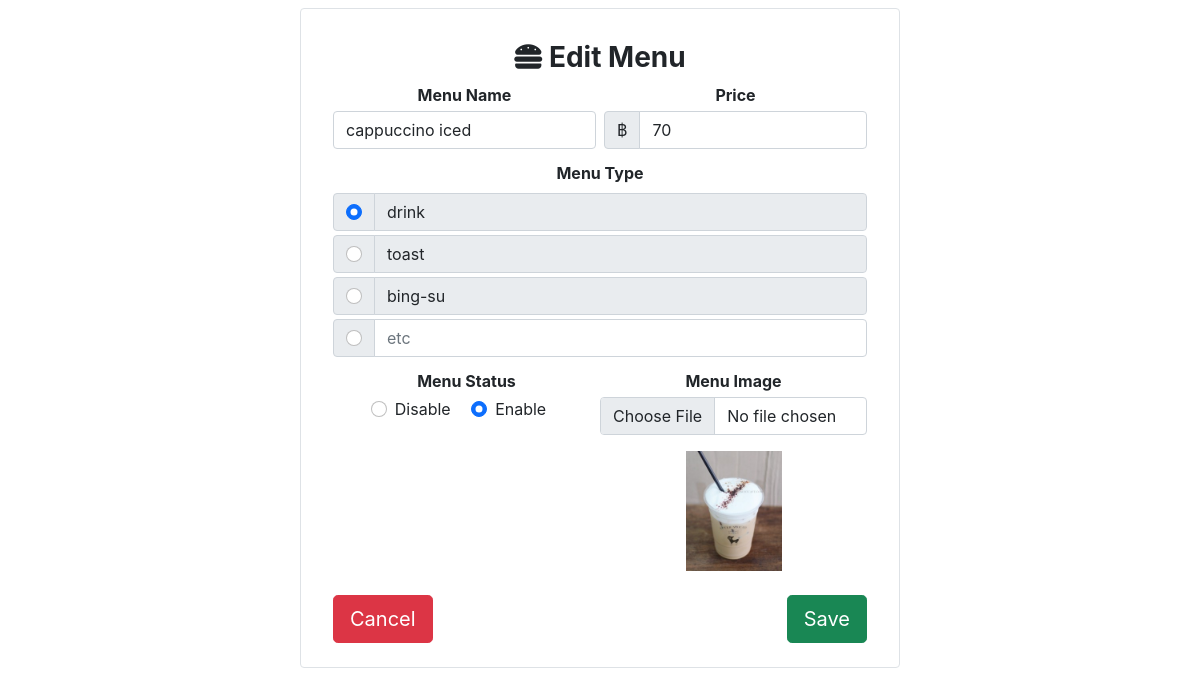
The page /pos_hunsa/public/index.php?pg=menu-edit&id=2 (signed in) on the database its author committed.
### tables this page shows
CREATE TABLE `menu_info` (
  `menu_id` int(11) NOT NULL,
  `menu_name` text NOT NULL,
  `menu_price` int(11) NOT NULL,
  `disable` tinyint(4) NOT NULL,
  `menu_type` text NOT NULL,
  `menu_img` text NOT NULL
);

### pos_hunsa/app/core/init.php (called while the page is built, shortened)
<?php
require "../app/core/functions.php";
require "../app/core/database.php";
require "../app/core/model.php";
function my_function($classname)
{
	$filename = "../app/models/".ucfirst($classname) . ".php";
}

### pos_hunsa/app/core/model.php (called while the page is built, shortened)
<?php
class Model extends Database
{
	public function first($data)
	{
		$keys = array_keys($data);
		$query = "select * from $this->table where ";
		foreach ($keys as $key) {
			$query .= "$key = :$key && ";
		}
		$query = trim($query,"&& ");
		$db = new Database;
		if($res = $db->query($query,$data))
		{
			return $res[0];
		}
		return false;
	}
}

### pos_hunsa/app/core/database.php (called while the page is built)
<?php
class Database
{
	private function db_connect(){
		$DBHOST = "localhost";
		$DBNAME = "pos_hunsa";
		$DBUSER = "root";
		$DBPASS = "";
		$DBDRIVER = "mysql";
		try{
			$con = new PDO("$DBDRIVER:host=$DBHOST;dbname=$DBNAME",$DBUSER,$DBPASS);
		}catch(PDOException $e){
			echo $e->getMessage();
		}
		return $con;
	}
	public function query($query,$data = array())
	{
		$con = $this->db_connect();
		$smt = $con->prepare($query);
		$check = $smt->execute($data);
		if($check)
		{
			$result = $smt->fetchAll(PDO::FETCH_ASSOC);
			if(is_array($result) && count($result) > 0){
				return $result;
			}
		}
		return false;
	}
}

### pos_hunsa/app/core/functions.php (called while the page is built, shortened)
<?php
function set_value($key,$default = "")
{
	return $default;
}

### pos_hunsa/app/models/Menu_info.php (called while the page is built, shortened)
<?php
class Menu_info extends Model
{
    protected $table = "menu_info";
    public function get_menu_type()
    {
        $query = "select DISTINCT menu_type from $this->table";
        $db = new Database;
        return $db->query($query);
    }
}

### pos_hunsa/app/views/menu/menu-edit.view.php (the view, shortened to what this page needs)
<div class="container-fluid border rounded p-4 m-2 col-lg-6 mx-auto">
	<?php if (!empty($row)) : ?>
		<form method="post" enctype="multipart/form-data" class="overflow-auto">
			<div class="m-2">
				<h3><i class="fa fa-hamburger"></i> Edit Menu</h3>
				<div class="card-editing">
					<div class="me-1 w-50 float-start">
						<div class="form-label">
							<p class="m-1">Menu Name</p>
							<input value="<?= set_value('menu_name', $row['menu_name']) ?>" name="menu_name" type="text" class="form-control <?= !empty($errors['menu_name']) ? 'border-danger' : '' ?>" id="productControlInput1" placeholder="Menu Name">
						</div>
					</div>
					<div class="ms-1 w-50 float-end">
						<div class="form-label">
							<p class="m-1">Price</p>
							<div class="input-group">
								<span class="input-group-text">฿</span>
								<input name="menu_price" value="<?= set_value('menu_price', $row['menu_price']) ?>" type="number" min="1" class="form-control <?= !empty($errors['menu_price']) ? 'border-danger' : '' ?>" placeholder="Price" aria-label="menu_price">
							</div>
						</div>
					</div>
				</div>
				<div class="form-label">
					<p class="m-1">Menu Type</p>
				</div>
				<?php
				foreach ($menu_type as $type) :
				?>
					<div class="input-group mb-1">
						<div class="input-group-text">
							<input class="form-check-input mt-0" type="radio" name="menu_type" value="<?php echo $type['menu_type']; ?>" aria-label="menu_type" <?php if($type['menu_type']== $row['menu_type']) echo 'checked';?>>
						</div>
						<input type="text" class="form-control" name="type" value="<?php echo $type['menu_type']; ?>" aria-label="menu_type" disabled>
					</div>
				<?php endforeach; ?>
				<div class="input-group mb-2">
					<div class="input-group-text">
						<input class="form-check-input mt-0" type="radio" name="menu_type" value="-1" aria-label="menu_type">
					</div>
					<input type="text" class="form-control <?= !empty($errors['menu_type']) ? 'border-danger' : '' ?>" name="type" value="" aria-label="menu_type" placeholder="etc">
				</div>
				<div class="mb-2 w-50 float-start"  style="width: 50%; float: left">
					<div class="form-label">
						<p class="m-1">Menu Status</p>
						<div class="form-check form-check-inline">
							<input class="form-check-input" type="radio" name="disable" id="inlineRadio1" value="1" <?php if ($row['disable'] == 1) echo "checked"; ?>>
							<label class="form-check-label" for="inlineRadio1">Disable</label>
						</div>
						<div class="form-check form-check-inline">
							<input class="form-check-input" type="radio" name="disable" id="inlineRadio2" value="0" <?php if ($row['disable'] == 0) echo "checked"; ?>>
							<label class="form-check-label" for="inlineRadio2">Enable</label>
						</div>
					</div>
				</div>
				<div class="mb-2 w-50 float-start">
					<div class="form-label">
						<p class="m-1">Menu Image</p>
						<input name="menu_img" class="form-control <?= !empty($errors['menu_img']) ? 'border-danger' : '' ?>" type="file" id="formFile">
						<img class="mx-auto m-3 d-block" src="<?= $row['menu_img'] ?>" style="height: 120px;">
					</div>
				</div>
				<?php endif; ?>
				<button class="btn btn-success btn-lg float-end">Save</button>
				<a href="index.php?pg=admin&tab=menu">
					<button type="button" class="btn btn-danger btn-lg float-start">Cancel</button>
				</a>
			</div>
		</form>
</div>

### pos_hunsa/public/assets/css/main.css (style rules this page uses)
body a { text-decoration: none; }

### rows shown on the page
menu_info: menu_name "cappuccino iced", menu_price "70", menu_type "☑", disable "☐ Disable", disable "☑ Enable", menu_img (picture)
